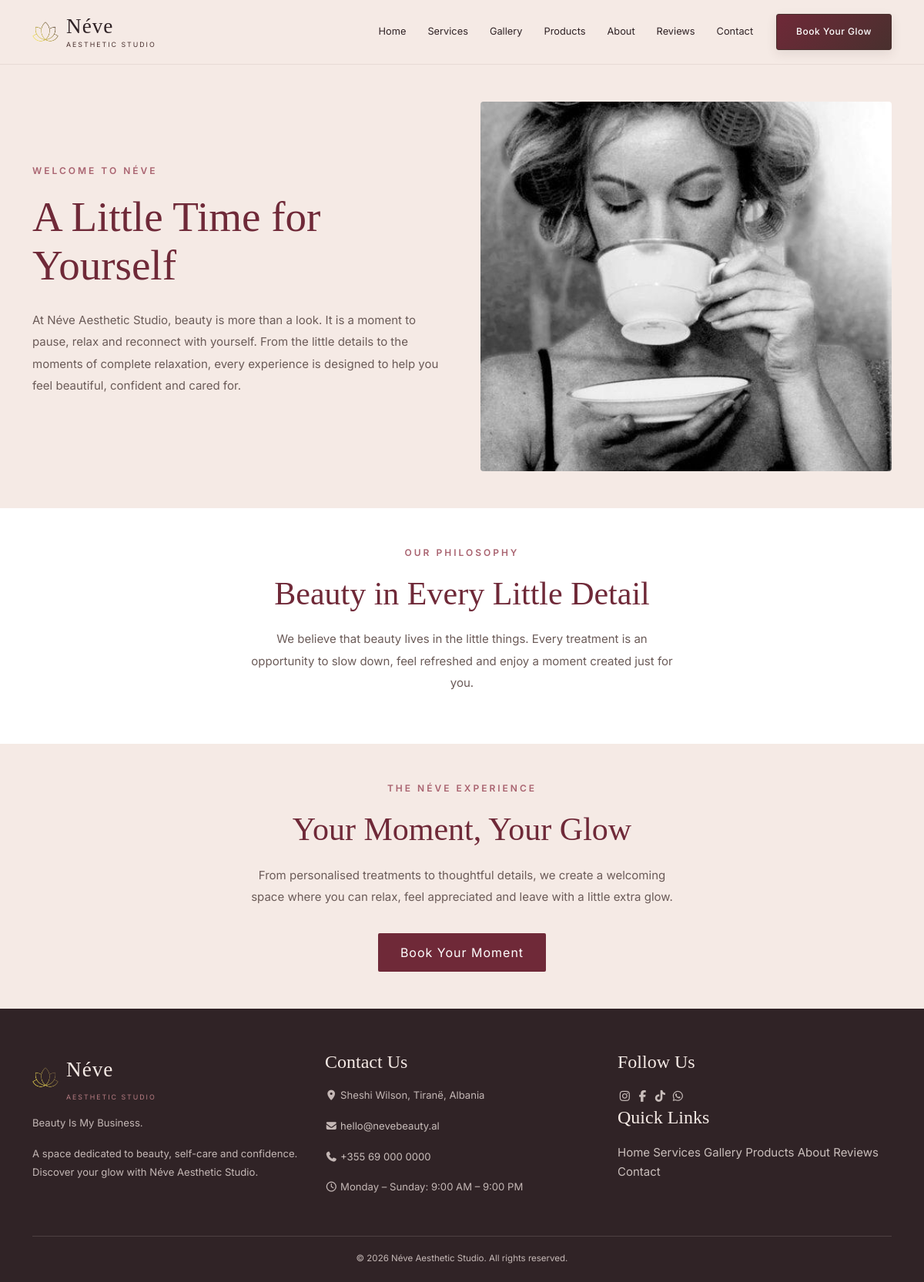
The page /about/ on the database its author committed.
### aplikacion/models.py (models this page shows, shortened)
class About(models.Model):
    welcome_title = models.CharField(max_length=200)
    welcome_description = models.TextField()
    welcome_image = models.ImageField(
        upload_to="about/",
        blank=True,
        null=True
    )
    philosophy_title = models.CharField(max_length=200)
    philosophy_description = models.TextField()
    experience_title = models.CharField(max_length=200)
    experience_description = models.TextField()

### aplikacion/views.py (the view)
# urls.py: path('about/', views.about, name='about'),
def about(request):
    about = About.objects.first()
    return render(request, 'about.html', {'about': about})

### aplikacion/templates/about.html
{% extends 'index.html' %}
{% load static %}
{% block content %}
<section class="about-hero py-5">
    <div class="container">
        <div class="row align-items-center g-5">
            <div class="col-lg-6">
                <p class="about-label">WELCOME TO NÉVE</p>
                <h1 class="about-title">
                    {{ about.welcome_title }}
                </h1>
                <p class="about-text">
                    {{ about.welcome_description }}
                </p>
            </div>
            <div class="col-lg-6">
                {% if about.welcome_image %}
                    <img src="{{ about.welcome_image.url }}"
                         alt="Néve Aesthetic Studio"
                         class="img-fluid about-image">
                {% endif %}
            </div>
        </div>
    </div>
</section>
<section class="about-philosophy py-5">
    <div class="container text-center">
        <p class="about-label">OUR PHILOSOPHY</p>
        <h2 class="about-subtitle">
            {{ about.philosophy_title }}
        </h2>
        <p class="about-text mx-auto">
            {{ about.philosophy_description }}
        </p>
    </div>
</section>
<section class="about-experience py-5">
    <div class="container text-center">
        <p class="about-label">THE NÉVE EXPERIENCE</p>
        <h2 class="about-subtitle">
            {{ about.experience_title }}
        </h2>
        <p class="about-text mx-auto">
            {{ about.experience_description }}
        </p>
        <a href="{% url 'appointment' %}#booking-form" class="btn about-btn mt-3">
            Book Your Moment
        </a>
    </div>
</section>
{% endblock %}

### aplikacion/static/css/style.css (style rules this page uses)
:root { --color-primary-brand-1: #F5EAE5; --color-primary-brand-2: #6F2938; --color-primary-light-1: #FFFFFF; --color-primary-light-2: #FBF5F2; --color-primary-light-3: #E6CFC8; --color-primary-dark-1: #302326; --color-primary-dark-2: #49302E; --color-primary-dark-3: #B77D83; --color-accent: #A96370; --font-title: "Cormorant Garamond", serif; --font-text: "Inter", sans-serif; --transition: all 0.3s ease; --shadow-soft: 0 8px 25px rgba(73, 48, 46, 0.08); --shadow-hover: 0 12px 30px rgba(73, 48, 46, 0.15); --border-soft: 1px solid rgba(111, 41, 56, 0.14); }
* { margin: 0; padding: 0; box-sizing: border-box; }
html { scroll-behavior: smooth; scroll-padding-top: 90px; }
body { font-size: 15px; line-height: 1.7; font-family: var(--font-text); color: var(--color-primary-dark-1); background-color: var(--color-primary-brand-1); overflow-x: hidden; -webkit-font-smoothing: antialiased; }
h1, h2, h3, h4, h5, h6 { font-family: var(--font-title); color: var(--color-primary-dark-1); font-weight: 500; line-height: 1.2; }
h1 { font-size: clamp(2.8rem, 5vw, 5rem); }
h2 { font-size: clamp(2.1rem, 3.5vw, 3.3rem); }
p { margin-bottom: 1rem; }
a { color: inherit; text-decoration: none; transition: var(--transition); }
img { display: block; max-width: 100%; }
section { padding: 85px 0; }
.about-image { width: 100%; max-height: 520px; object-fit: cover; border-radius: 3px; }
.about-hero { background-color: #F5EAE5; padding: 80px 0; }
.about-label { color: #A96370; font-size: 12px; letter-spacing: 3px; font-weight: 600; margin-bottom: 18px; }
.about-title { font-family: 'Cormorant Garamond', serif; font-size: 55px; color: #6F2938; margin-bottom: 25px; line-height: 1.15; }
.about-text { font-family: 'Inter', sans-serif; color: #6B5B58; font-size: 15px; line-height: 1.9; max-width: 550px; }
.about-image { width: 100%; height: 480px; object-fit: cover; border-radius: 4px; }
.about-philosophy { background-color: #FFFFFF; padding: 90px 0; }
.about-experience { background-color: #F5EAE5; padding: 90px 0; }
.about-subtitle { font-family: 'Cormorant Garamond', serif; font-size: 42px; color: #6F2938; margin-bottom: 20px; }
.about-btn { background-color: #6F2938; color: #FFFFFF; padding: 12px 28px; border-radius: 2px; letter-spacing: 1px; transition: 0.3s ease; }

### rows shown on the page
About: welcome_title "A Little Time for Yourself", welcome_description "At Néve Aesthetic Studio, beauty is more than a look. It is a moment to pause, relax and reconnect with yourself. From the little details to the moments of complete relaxation, every experience is designed to help you feel beautiful, confident and cared for.", welcome_image (picture), philosophy_title "Beauty in Every Little Detail", philosophy_description "We believe that beauty lives in the little things. Every treatment is an opportunity to slow down, feel refreshed and enjoy a moment created just for you.", experience_title "Your Moment, Your Glow", experience_description "From personalised treatments to thoughtful details, we create a welcoming space where you can relax, feel appreciated and leave with a little extra glow."
